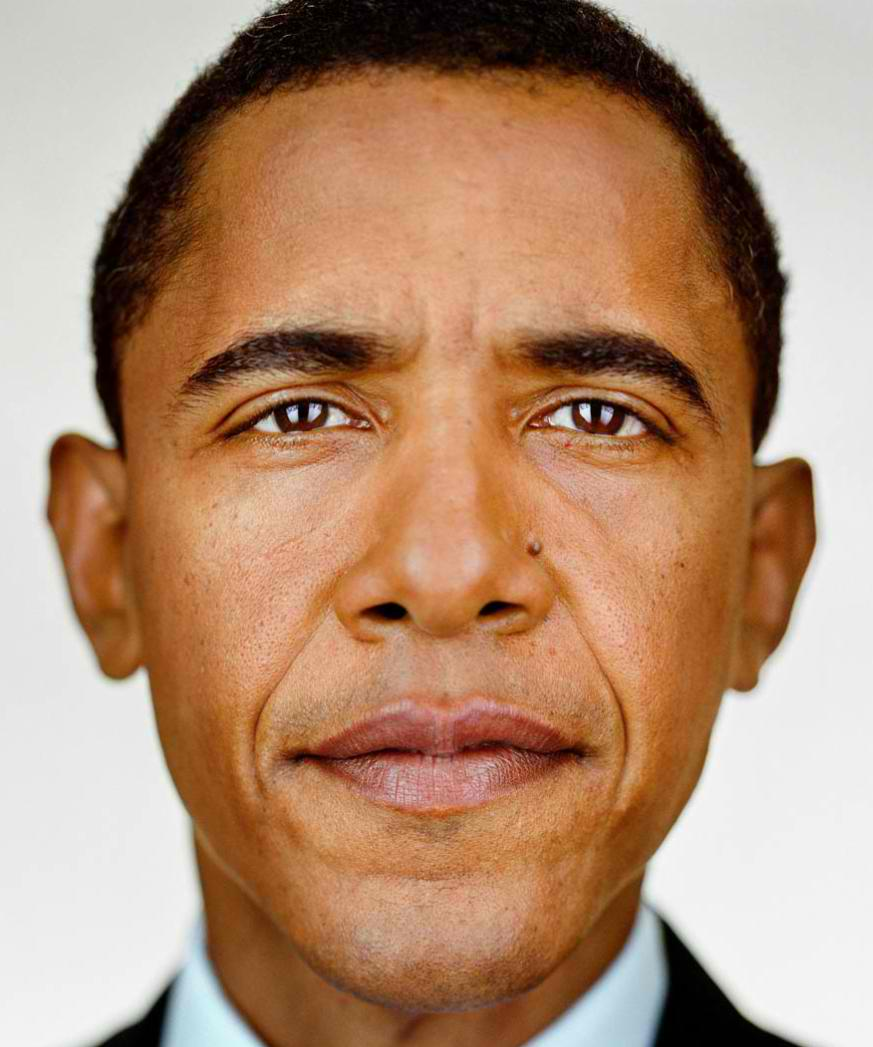
%> input picture images/01.jpg, 873 x 1047 px
$ octave --eval "result = colorDist(imread('images/01.jpg'));"   (GNU Octave 9; MATLAB toolbox functions it lacks are replaced by stand-ins)
%> lines starting %> are read from the running program, lines starting %| are printed output that depends on the picture
### colorCont.m
function colCont = colorCont( imIn )
%COLORDIST Check the color distribution in the image
%Normalize?

%Split into RGB Channels
red = imIn(:,:,1);
green = imIn(:,:,2);
blue = imIn(:,:,3);

%Get histValues for each channel
[yRed, x] = imhist(red);
[yGreen, x] = imhist(green);
[yBlue, x] = imhist(blue);

redSum = 0;
greenSum = 0;
blueSum = 0;

%Calculate the sum of the RGB intensity
%for the whole image
for k=1:256
   redSum = redSum + (yRed(k) * k);
   greenSum = greenSum + (yGreen(k) * k);
   blueSum = blueSum + (yBlue(k) * k);
end

colCont = [redSum, greenSum, blueSum];

end

### colorDist.m
function [ imOut ] = colorDist( imIn )
%COLORDIST Check the color distribution around
% several points
%Normalize?

%Check the color distribution in a certain area.
[x,y,z] = size(imIn);
%> x = 1047; y = 873; z = 3

area1 = imcrop(imIn, [0 0 x/2 y/2]);
area2 = imcrop(imIn, [x/2 0 x y/2]);
area3 = imcrop(imIn, [0 y/2 x/2 y]);
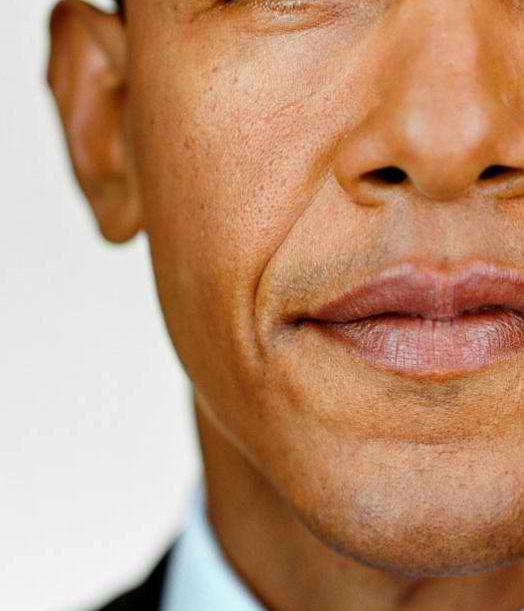
%> area3: size 611x524x3 uint8; mean R, G, B 190, 146.7, 116.9
area4 = imcrop(imIn, [x/2 y/2 x y]);
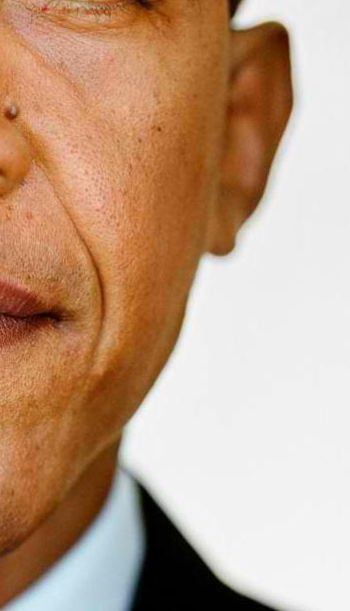
%> area4: size 611x350x3 uint8; mean R, G, B 192.1, 159.2, 134.3

%Check the image
area1ColorDist = colorCont(area1);
%> in colorCont, `[yRed, x] = imhist(red);`: yRed = 256 values, max 4925 at index 210, min 0 at index 244, mean 894.5; x = 256 values from 0 to 255
%> in colorCont, `[yGreen, x] = imhist(green);`: yGreen = 256 values, max 4077 at index 229, min 0 at index 238, mean 894.5
%> in colorCont, `[yBlue, x] = imhist(blue);`: yBlue = 256 values, max 11710 at index 1, min 0 at index 242, mean 894.5
%> the loop in colorCont, `for k=1:256` made 256 passes
%> (redSum, greenSum, blueSum) on passes 1 to 3: (16, 2734, 11710), (74, 5660, 16780), (188, 11153, 24778)
%> after the loop in colorCont, `for k=1:256`: blueSum = 23621961; greenSum = 29636418; redSum = 37720146
%> in colorCont, `colCont = [redSum, greenSum, blueSum];`: colCont = [37720146 29636418 23621961]
%> area1ColorDist = [37720146 29636418 23621961]
area2ColorDist = colorCont(area2);
%> in colorCont (call 2), `blue = imIn(:,:,3);`:
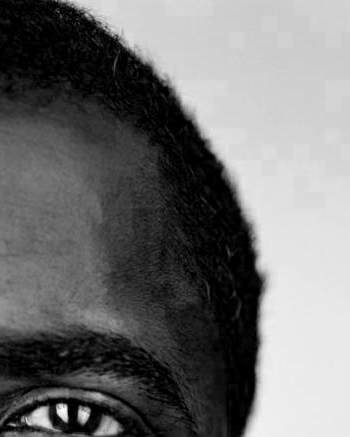
%> blue: size 437x350 uint8; min 0, max 255, mean 111.9
%> in colorCont (call 2), `[yRed, x] = imhist(red);`: yRed = 256 values, max 4551 at index 215, min 0 at index 243, mean 597.5
%> in colorCont (call 2), `[yGreen, x] = imhist(green);`: yGreen = 256 values, max 3575 at index 216, min 0 at index 244, mean 597.5
%> in colorCont (call 2), `[yBlue, x] = imhist(blue);`: yBlue = 256 values, max 8416 at index 1, min 0 at index 246, mean 597.5
%> the loop in colorCont (call 2), `for k=1:256` made 256 passes
%> (redSum, greenSum, blueSum) on passes 1 to 3: (2, 1281, 8416), (4, 2699, 11864), (7, 5378, 17141)
%> after the loop in colorCont (call 2), `for k=1:256`: blueSum = 17263966; greenSum = 20560099; redSum = 25061065
%> in colorCont (call 2), `colCont = [redSum, greenSum, blueSum];`: colCont = [25061065 20560099 17263966]
%> area2ColorDist = [25061065 20560099 17263966]
area3ColorDist = colorCont(area3);
%> in colorCont (call 3), `blue = imIn(:,:,3);`:
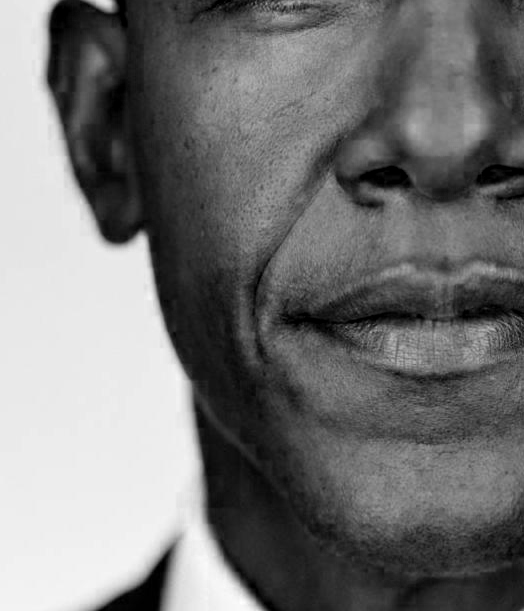
%> blue: size 611x524 uint8; min 0, max 255, mean 116.9
%> in colorCont (call 3), `[yRed, x] = imhist(red);`: yRed = 256 values, max 8221 at index 234, min 0 at index 255, mean 1250.6
%> in colorCont (call 3), `[yGreen, x] = imhist(green);`: yGreen = 256 values, max 8058 at index 234, min 0 at index 249, mean 1250.6
%> in colorCont (call 3), `[yBlue, x] = imhist(blue);`: yBlue = 256 values, max 7864 at index 234, min 0 at index 255, mean 1250.6
%> the loop in colorCont (call 3), `for k=1:256` made 256 passes
%> (redSum, greenSum, blueSum) on passes 1 to 3: (283, 552, 1647), (993, 1364, 2695), (1521, 2114, 3766)
%> after the loop in colorCont (call 3), `for k=1:256`: blueSum = 37760727; greenSum = 47289549; redSum = 61135698
%> in colorCont (call 3), `colCont = [redSum, greenSum, blueSum];`: colCont = [61135698 47289549 37760727]
%> area3ColorDist = [61135698 47289549 37760727]
area4ColorDist = colorCont(area4);
%> in colorCont (call 4), `red = imIn(:,:,1);`:
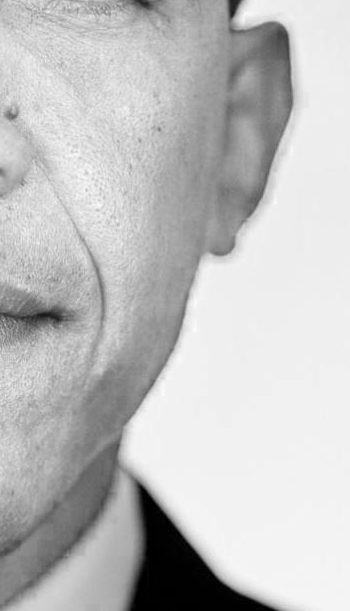
%> red: size 611x350 uint8; min 0, max 254, mean 192.1
%> in colorCont (call 4), `green = imIn(:,:,2);`:
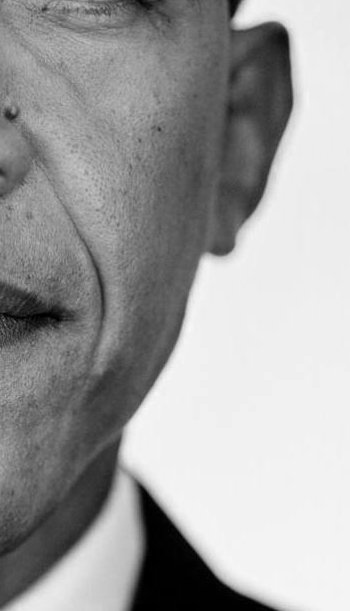
%> green: size 611x350 uint8; min 0, max 250, mean 159.2
%> in colorCont (call 4), `blue = imIn(:,:,3);`:
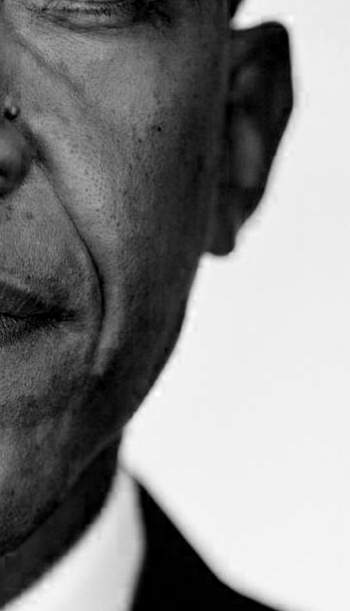
%> blue: size 611x350 uint8; min 0, max 255, mean 134.3
%> in colorCont (call 4), `[yRed, x] = imhist(red);`: yRed = 256 values, max 15264 at index 242, min 0 at index 254, mean 835.4
%> in colorCont (call 4), `[yGreen, x] = imhist(green);`: yGreen = 256 values, max 15253 at index 242, min 0 at index 252, mean 835.4
%> in colorCont (call 4), `[yBlue, x] = imhist(blue);`: yBlue = 256 values, max 15373 at index 242, min 0 at index 255, mean 835.4
%> the loop in colorCont (call 4), `for k=1:256` made 256 passes
%> (redSum, greenSum, blueSum) on passes 1 to 3: (906, 782, 2369), (6952, 6794, 8645), (10492, 10229, 12341)

imOut = {area1ColorDist area2ColorDist ...
    area3ColorDist area4ColorDist};

end

$ run again, on images/08.jpg
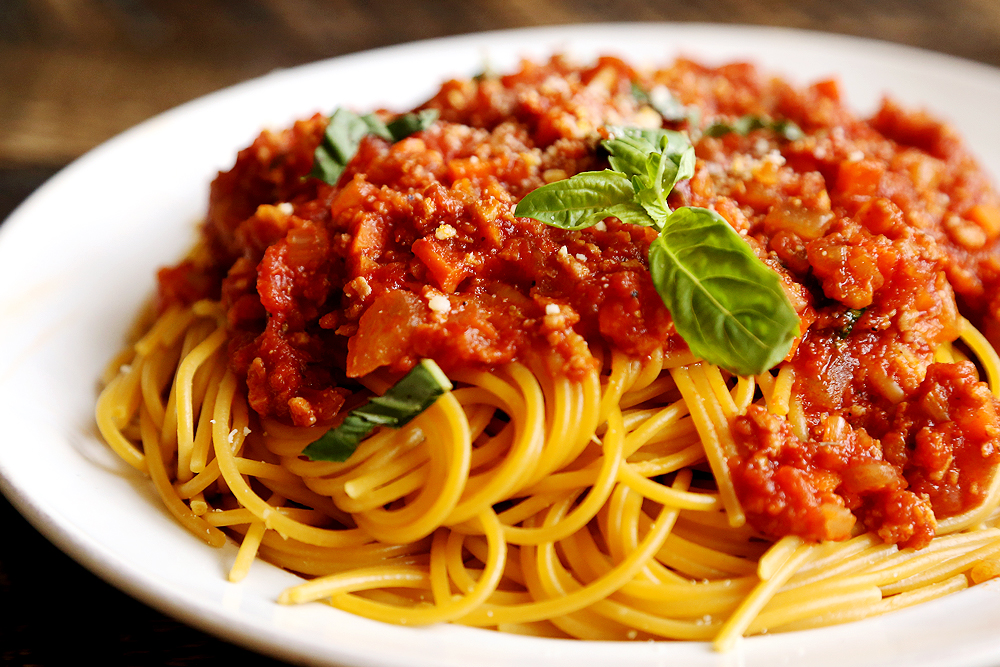
%> input picture images/08.jpg, 1000 x 667 px
%> in colorCont, `[yRed, x] = imhist(red);`: yRed = 256 values, max 20533 at index 256, min 1 at index 4, mean 652.3; x = 256 values from 0 to 255
%> yGreen = 256 values, max 19181 at index 256, min 40 at index 121, mean 652.3
%> yBlue = 256 values, max 29328 at index 1, min 32 at index 121, mean 652.3
%> the loop in colorCont, `for k=1:256` made 256 passes
%> (redSum, greenSum, blueSum) on passes 1 to 3: (12, 7378, 29328), (30, 13022, 49346), (45, 15824, 66335)
%> after the loop in colorCont, `for k=1:256`: blueSum = 16418182; greenSum = 20825353; redSum = 27649705
%> colCont = [27649705 20825353 16418182]
%> red: size 500x667 uint8
%> green: size 500x667 uint8
%> blue: size 500x667 uint8
%> the loop in colorCont (call 2), `for k=1:256` made 256 passes
%> (redSum, greenSum, blueSum) on passes 1 to 3: (220, 16144, 92537), (352, 27680, 154089), (502, 33296, 207555)
%> area2ColorDist = [61970667 36170823 18331363]
%> red: size 168x334 uint8
%> green: size 168x334 uint8
%> in colorCont (call 3), `blue = imIn(:,:,3);`:
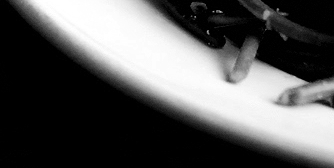
%> blue: size 168x334 uint8; min 0, max 255, mean 89.5
%> yRed = 256 values, max 17973 at index 1, min 7 at index 60, mean 219.2
%> yGreen = 256 values, max 19557 at index 1, min 3 at index 60, mean 219.2
%> yBlue = 256 values, max 23140 at index 1, min 25 at index 59, mean 219.2
%> the loop in colorCont (call 3), `for k=1:256` made 256 passes
%> (redSum, greenSum, blueSum) on passes 1 to 3: (17973, 19557, 23140), (19329, 21473, 26918), (20076, 22043, 30233)
%> after the loop in colorCont (call 3), `for k=1:256`: blueSum = 5075344; greenSum = 6341774; redSum = 7336287
%> colCont = [7336287 6341774 5075344]
%> red: size 168x667 uint8
%> green: size 168x667 uint8
%> in colorCont (call 4), `blue = imIn(:,:,3);`:
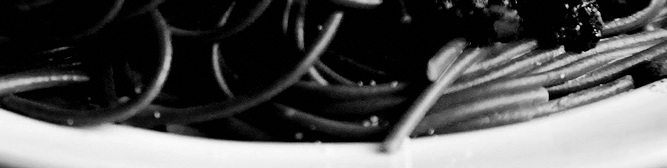
%> blue: size 168x667 uint8; min 0, max 254, mean 86.2
%> yRed = 256 values, max 5284 at index 256, min 0 at index 2, mean 437.7
%> yGreen = 256 values, max 1852 at index 242, min 6 at index 256, mean 437.7
%> yBlue = 256 values, max 25190 at index 1, min 0 at index 254, mean 437.7
%> the loop in colorCont (call 4), `for k=1:256` made 256 passes
%> (redSum, greenSum, blueSum) on passes 1 to 3: (3, 979, 25190), (3, 1741, 42838), (12, 2200, 57670)
